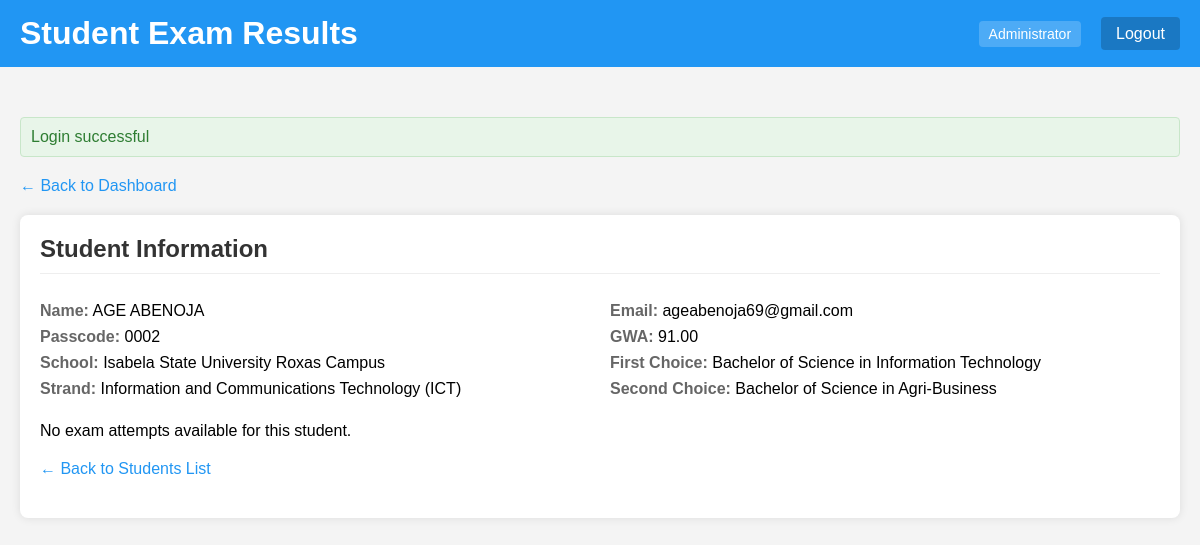
Page /admin/reports/student_results.php?student_id=3 (signed in) on the committed database.
### tables this page shows
CREATE TABLE `students` (
  `student_id` int(11) NOT NULL,
  `passcode` varchar(10) NOT NULL,
  `last_name` varchar(50) NOT NULL,
  `first_name` varchar(50) NOT NULL,
  `middle_name` varchar(50) DEFAULT NULL,
  `first_preference_id` int(11) DEFAULT NULL,
  `second_preference_id` int(11) DEFAULT NULL,
  `strand_id` int(11) DEFAULT NULL,
  `enrollment_status` enum('Freshman','Transferee','Second Course','Others') DEFAULT NULL,
  `school_id` int(11) DEFAULT NULL,
  `lrn` varchar(20) DEFAULT NULL,
  `gwa` decimal(4,2) DEFAULT NULL,
  `barangay_id` int(11) DEFAULT NULL,
  `sex` enum('Male','Female') DEFAULT NULL,
  `birthday` date DEFAULT NULL,
  `email` varchar(100) DEFAULT NULL,
  `contact_number` varchar(20) DEFAULT NULL,
  `created_at` timestamp NOT NULL DEFAULT current_timestamp(),
  `municipality_id` int(11) DEFAULT NULL,
  `province_id` int(11) DEFAULT NULL,
  `purok` varchar(255) DEFAULT NULL
);

CREATE TABLE `schools` (
  `id` int(11) NOT NULL,
  `school_id` int(11) NOT NULL,
  `school_name` varchar(255) NOT NULL,
  `address` varchar(255) NOT NULL
);

CREATE TABLE `strands` (
  `strand_id` int(11) NOT NULL,
  `name` varchar(100) NOT NULL
);

CREATE TABLE `courses` (
  `course_id` int(11) NOT NULL,
  `course_name` varchar(255) NOT NULL,
  `campus_id` int(11) DEFAULT NULL
);

### config.php (called while the page is built)
<?php
return [
    'database' => [
        'host' => 'localhost',
        'port' => 3306,
        'dbname' => 'ecat',
        'charset' => 'utf8mb4'
    ],
];

### Database.php (called while the page is built)
<?php
class Database
{
    public $connection;
    public function __construct(array $config, string $username = 'root', string $password = '')
    {
        $dsn = 'mysql:' . http_build_query($config, '', ';');
        $this->connection = new PDO($dsn, $username, $password, [
            PDO::ATTR_DEFAULT_FETCH_MODE => PDO::FETCH_ASSOC,
        ]);
    }
    public function query(string $query, array $params = []): PDOStatement
    {
        $statement = $this->connection->prepare($query);
        $statement->execute($params);
        return $statement;
    }
}

### admin/reports/student_results.php (the view, shortened to what this page needs)
<?php
require_once __DIR__ . '/../../bootstrap.php';
$selectedStudent = null;
$selectedAttempt = null;
$subjectScores = [];
if (isset($_GET['student_id']) && !empty($_GET['student_id'])) {
    $studentId = (int)$_GET['student_id'];
    $studentStatement = $db->query(
        "SELECT s.*,
                sc.school_name,
                str.name AS strand_name,
                c1.course_name AS first_preference,
                c2.course_name AS second_preference
         FROM students s
         LEFT JOIN schools sc ON s.school_id = sc.id
         LEFT JOIN strands str ON s.strand_id = str.strand_id
         LEFT JOIN courses c1 ON s.first_preference_id = c1.course_id
         LEFT JOIN courses c2 ON s.second_preference_id = c2.course_id
         WHERE s.student_id = ?",
        [$studentId]
    );
    $selectedStudent = $studentStatement->fetch();
}
?>
<!DOCTYPE html>
<html lang="en">
<head>
</head>
<body>
    <header>
        <h1 class="welcome">Student Exam Results</h1>
        <div class="user-info">
            <div class="user-role"><?= htmlspecialchars($_SESSION['admin_role']) ?></div>
            <div class="logout">
                <a href="/admin/logout.php">Logout</a>
            </div>
        </div>
    </header>
    <div class="container">
        <div class="back-link">
            <a href="/admin/dashboard.php">&larr; Back to Dashboard</a>
        </div>
        <?php if ($selectedStudent): ?>
            <div class="panel">
                <h2>Student Information</h2>
                <div class="student-info">
                    <div>
                        <p><span class="label">Name:</span> <?= htmlspecialchars($selectedStudent['first_name'] . ' ' . $selectedStudent['last_name']) ?></p>
                        <p><span class="label">Passcode:</span> <?= htmlspecialchars($selectedStudent['passcode']) ?></p>
                        <p><span class="label">School:</span> <?= htmlspecialchars($selectedStudent['school_name'] ?? 'Not set') ?></p>
                        <p><span class="label">Strand:</span> <?= htmlspecialchars($selectedStudent['strand_name'] ?? 'Not set') ?></p>
                    </div>
                    <div>
                        <p><span class="label">Email:</span> <?= htmlspecialchars($selectedStudent['email'] ?? 'Not set') ?></p>
                        <p><span class="label">GWA:</span> <?= htmlspecialchars($selectedStudent['gwa'] ?? 'Not set') ?></p>
                        <p><span class="label">First Choice:</span> <?= htmlspecialchars($selectedStudent['first_preference'] ?? 'Not set') ?></p>
                        <p><span class="label">Second Choice:</span> <?= htmlspecialchars($selectedStudent['second_preference'] ?? 'Not set') ?></p>
                    </div>
                </div>
                <?php if ($selectedAttempt): ?>
                    <h3>Exam Details</h3>
                    <p>
                        <span class="label">Date:</span> <?= date('F d, Y', strtotime($selectedAttempt['created_at'])) ?> |
                        <span class="label">Start Time:</span> <?= date('h:i A', strtotime($selectedAttempt['start_time'])) ?> |
                        <span class="label">End Time:</span> <?= date('h:i A', strtotime($selectedAttempt['end_time'])) ?> |
                        <span class="label">Status:</span> <?= $selectedAttempt['status'] ?>
                    </p>
                    <?php if (!empty($subjectScores)): ?>
                        <h3>Subject Scores</h3>
                        <table>
                            <thead>
                                <tr>
                                    <th>Subject</th>
                                    <th>Score</th>
                                    <th>Items Attempted</th>
                                    <th>Items Correct</th>
                                    <th>Percentage</th>
                                    <th>Performance</th>
                                </tr>
                            </thead>
                            <tbody>
                                <?php foreach ($subjectScores as $score): ?>
                                    <?php
                                        $percentage = $score['items_attempted'] > 0
                                            ? ($score['items_correct'] / $score['items_attempted']) * 100
                                            : 0;
                                        $colorClass = 'low';
                                        if ($percentage >= 70) {
                                            $colorClass = 'high';
                                        } elseif ($percentage >= 50) {
                                            $colorClass = 'medium';
                                        }
                                    ?>
                                    <tr>
                                        <td><?= htmlspecialchars($score['subject_name']) ?></td>
                                        <td><?= $score['score'] ?></td>
                                        <td><?= $score['items_attempted'] ?></td>
                                        <td><?= $score['items_correct'] ?></td>
                                        <td><?= number_format($percentage, 2) ?>%</td>
                                        <td>
                                            <div class="score-indicator">
                                                <div class="score-fill <?= $colorClass ?>" style="width: <?= $percentage ?>%;"></div>
                                            </div>
                                        </td>
                                    </tr>
                                <?php endforeach; ?>
                            </tbody>
                        </table>
                        <div class="score-summary">
                            <div class="total-score">
                                <span class="label">Total Score:</span>
                                <?= $selectedAttempt['total_score'] ?> / <?= array_sum(array_column($subjectScores, 'items_attempted')) ?>
                            </div>
                            <?php
                                $totalItems = array_sum(array_column($subjectScores, 'items_attempted'));
                                $overallPercentage = $totalItems > 0
                                    ? ($selectedAttempt['total_score'] / $totalItems) * 100
                                    : 0;
                            ?>
                            <div class="score-percentage">
                                <?= number_format($overallPercentage, 2) ?>%
                            </div>
                        </div>
                    <?php else: ?>
                        <p>No subject scores available for this attempt.</p>
                    <?php endif; ?>
                <?php else: ?>
                    <p>No exam attempts available for this student.</p>
                <?php endif; ?>
                <div class="back-link" style="margin-top: 20px;">
                    <a href="/admin/reports/student_results.php">&larr; Back to Students List</a>
                </div>
            </div>
        <?php endif; ?>
    </div>
</body>
</html>

### admin/reports/student_results.php (style rules this page uses)
body { font-family: Arial, sans-serif; background-color: #f4f4f4; margin: 0; padding: 0; }
.container { max-width: 1200px; margin: 0 auto; padding: 20px; }
header { background-color: #2196F3; color: white; padding: 15px 20px; display: flex; justify-content: space-between; align-items: center; margin-bottom: 30px; }
.welcome { margin: 0; }
.user-info { display: flex; align-items: center; }
.user-role { margin-right: 20px; background-color: rgba(255, 255, 255, 0.2); padding: 5px 10px; border-radius: 4px; font-size: 14px; }
.logout a { color: white; text-decoration: none; background-color: rgba(0, 0, 0, 0.2); padding: 8px 15px; border-radius: 4px; }
.back-link { margin-bottom: 20px; }
.back-link a { color: #2196F3; text-decoration: none; }
.panel { background-color: white; border-radius: 8px; box-shadow: 0 0 10px rgba(0,0,0,0.1); padding: 20px; margin-bottom: 20px; }
.panel h2 { color: #333; margin-top: 0; border-bottom: 1px solid #eee; padding-bottom: 10px; }
.student-info { display: grid; grid-template-columns: 1fr 1fr; gap: 20px; }
.student-info p { margin: 8px 0; }
.student-info .label { font-weight: bold; color: #666; }

### rows in the picture
students: first_name+last_name "AGE ABENOJA", passcode "0002", school.school_name "Isabela State University Roxas Campus", strand.name "Information and Communications Technology (ICT)", email "ageabenoja69@gmail.com", gwa "91.00", first_preference.course_name "Bachelor of Science in Information Technology", second_preference.course_name "Bachelor of Science in Agri-Business"

### other values in the picture
$_SESSION['admin_role'] "Administrator"
$message "Login successful"
